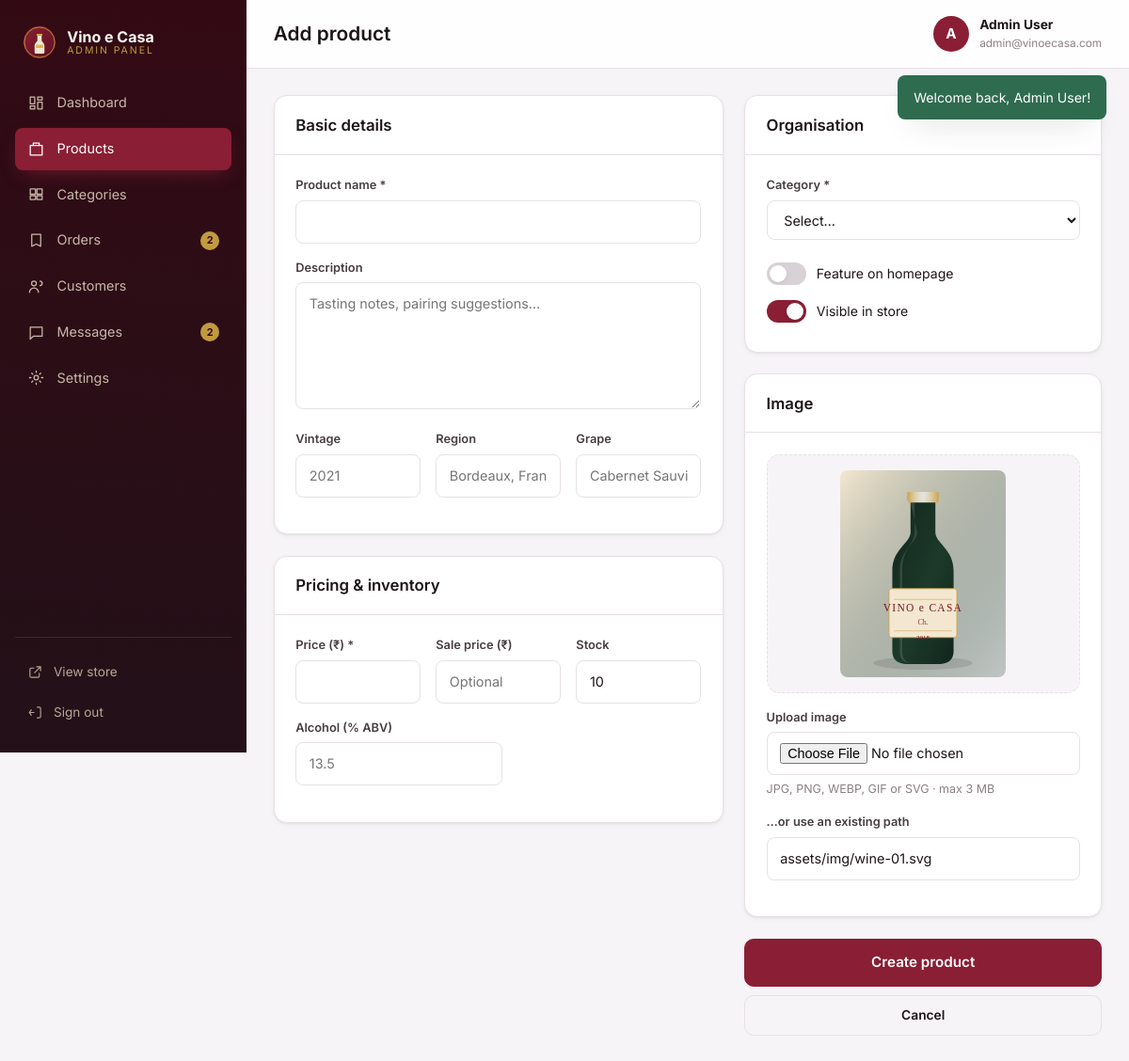
/admin/product-form.php (signed in), run on the app's committed database.
### tables this page shows
CREATE TABLE users (
  id INT UNSIGNED AUTO_INCREMENT PRIMARY KEY,
  name VARCHAR(100) NOT NULL,
  email VARCHAR(160) NOT NULL UNIQUE,
  password VARCHAR(255) NOT NULL,
  phone VARCHAR(40) DEFAULT NULL,
  role ENUM('customer','admin') NOT NULL DEFAULT 'customer',
  created_at TIMESTAMP DEFAULT CURRENT_TIMESTAMP
);

### includes/functions.php (called while the page is built, shortened)
<?php
function e(?string $value): string
{
    return htmlspecialchars((string)$value, ENT_QUOTES | ENT_SUBSTITUTE, 'UTF-8');
}
function url(string $path = ''): string
{
    return BASE_URL . '/' . ltrim($path, '/');
}
function asset(string $path): string
{
    return BASE_URL . '/assets/' . ltrim($path, '/');
}
function product_image(?string $path): string
{
    $path = $path ?: 'assets/img/wine-01.svg';
    return BASE_URL . '/' . ltrim($path, '/');
}
function setting(string $key, ?string $default = null): ?string
{
    static $settings = null;
    if ($settings === null) {
        $settings = [];
        try {
            foreach (db()->query('SELECT setting_key, setting_value FROM settings') as $row) {
                $settings[$row['setting_key']] = $row['setting_value'];
            }
        } catch (Throwable $e) {
            $settings = [];
        }
    }
    return $settings[$key] ?? $default;
}
function currency(): string
{
    return setting('currency_symbol', '₹');
}
function take_flashes(): array
{
    $flashes = $_SESSION['flash'] ?? [];
    return $flashes;
}
function current_user(): ?array
{
    static $user = null;
    if ($user !== null) {
        return $user;
    }
    $stmt = db()->prepare('SELECT id, name, email, phone, role, created_at FROM users WHERE id = ?');
    $stmt->execute([$_SESSION['user_id']]);
    $user = $stmt->fetch() ?: null;
    return $user;
}
function is_admin(): bool
{
    $user = current_user();
    return $user !== null && $user['role'] === 'admin';
}
function require_admin(): void
{
    if (!is_admin()) {
        flash('Please sign in to the admin panel.', 'warning');
        redirect('admin/login.php');
    }
}

### includes/database.php (called while the page is built, shortened)
<?php
function db(): PDO
{
    static $pdo = null;
    if ($pdo instanceof PDO) {
        return $pdo;
    }
    $dsn = sprintf('mysql:host=%s;port=%s;dbname=%s;charset=utf8mb4', DB_HOST, DB_PORT, DB_NAME);
    try {
        $pdo = new PDO($dsn, DB_USER, DB_PASS, [
            PDO::ATTR_ERRMODE            => PDO::ERRMODE_EXCEPTION,
            PDO::ATTR_DEFAULT_FETCH_MODE => PDO::FETCH_ASSOC,
            PDO::ATTR_EMULATE_PREPARES   => false,
        ]);
    } catch (PDOException $e) {
        http_response_code(500);
        if (is_ajax()) {
            header('Content-Type: application/json');
            echo json_encode(['ok' => false, 'error' => 'Database connection failed.']);
        } else {
            echo '<h1 style="font-family:sans-serif">Database connection failed</h1>';
            echo '<p style="font-family:sans-serif">' . htmlspecialchars($e->getMessage()) . '</p>';
            echo '<p style="font-family:sans-serif">Check config/config.php — is MySQL running and is the <code>wine_shop</code> database imported?</p>';
        }
        exit;
    }
    return $pdo;
}

### admin/product-form.php (the view, shortened to what this page needs)
<?php
require_once __DIR__ . '/includes/layout.php';
$id = (int)($_GET['id'] ?? 0);
$isEdit = $id > 0;
$product = [
    'name' => '', 'category_id' => '', 'description' => '', 'price' => '', 'sale_price' => '',
    'stock' => 10, 'vintage' => '', 'region' => '', 'grape' => '', 'alcohol' => '',
    'image' => 'assets/img/wine-01.svg', 'featured' => 0, 'active' => 1,
];
admin_header($isEdit ? 'Edit product' : 'Add product', 'products');
?>
<form class="product-form" method="post" action="<?= url('admin/product-form.php' . ($isEdit ? '?id=' . $id : '')) ?>" enctype="multipart/form-data">
    <div class="form-main">
        <section class="panel">
            <header class="panel__head"><h2>Basic details</h2></header>
            <div class="panel__body">
                <label class="field">
                    <span>Product name *</span>
                    <input type="text" name="name" value="<?= e((string)$product['name']) ?>" required>
                </label>
                <label class="field">
                    <span>Description</span>
                    <textarea name="description" rows="5" placeholder="Tasting notes, pairing suggestions…"><?= e((string)$product['description']) ?></textarea>
                </label>
                <div class="grid-3">
                    <label class="field">
                        <span>Vintage</span>
                        <input type="number" name="vintage" value="<?= e((string)($product['vintage'] ?? '')) ?>" min="1900" max="2100" placeholder="2021">
                    </label>
                    <label class="field">
                        <span>Region</span>
                        <input type="text" name="region" value="<?= e((string)$product['region']) ?>" placeholder="Bordeaux, France">
                    </label>
                    <label class="field">
                        <span>Grape</span>
                        <input type="text" name="grape" value="<?= e((string)$product['grape']) ?>" placeholder="Cabernet Sauvignon">
                    </label>
                </div>
            </div>
        </section>
        <section class="panel">
            <header class="panel__head"><h2>Pricing &amp; inventory</h2></header>
            <div class="panel__body">
                <div class="grid-3">
                    <label class="field">
                        <span>Price (<?= e(currency()) ?>) *</span>
                        <input type="number" name="price" step="0.01" min="0" value="<?= e((string)$product['price']) ?>" required>
                    </label>
                    <label class="field">
                        <span>Sale price (<?= e(currency()) ?>)</span>
                        <input type="number" name="sale_price" step="0.01" min="0" value="<?= e((string)($product['sale_price'] ?? '')) ?>" placeholder="Optional">
                    </label>
                    <label class="field">
                        <span>Stock</span>
                        <input type="number" name="stock" min="0" value="<?= e((string)$product['stock']) ?>">
                    </label>
                </div>
                <label class="field field--narrow">
                    <span>Alcohol (% ABV)</span>
                    <input type="number" name="alcohol" step="0.1" min="0" max="100" value="<?= e((string)($product['alcohol'] ?? '')) ?>" placeholder="13.5">
                </label>
            </div>
        </section>
    </div>
    <aside class="form-side">
        <section class="panel">
            <header class="panel__head"><h2>Organisation</h2></header>
            <div class="panel__body">
                <label class="field">
                    <span>Category *</span>
                    <select name="category_id" required>
                        <option value="">Select…</option>
                    </select>
                </label>
                <label class="switch">
                    <span class="switch__track"></span>
                    <span class="switch__label">Feature on homepage</span>
                </label>
                <label class="switch">
                    <span class="switch__track"></span>
                    <span class="switch__label">Visible in store</span>
                </label>
            </div>
        </section>
        <section class="panel">
            <header class="panel__head"><h2>Image</h2></header>
            <div class="panel__body">
                <div class="image-preview">
                    <img id="imagePreview" src="<?= e(product_image((string)$product['image'])) ?>" alt="Preview">
                </div>
                <label class="field">
                    <span>Upload image</span>
                    <input type="file" name="image_file" accept="image/*" data-image-input>
                    <small class="muted">JPG, PNG, WEBP, GIF or SVG · max 3 MB</small>
                </label>
                <label class="field">
                    <span>…or use an existing path</span>
                    <input type="text" name="image_path" value="<?= e((string)$product['image']) ?>" data-image-path>
                </label>
            </div>
        </section>
        <div class="form-actions">
            <button class="btn btn--primary btn--lg btn--block" type="submit"><?= $isEdit ? 'Save changes' : 'Create product' ?></button>
            <a class="btn btn--ghost btn--block" href="<?= url('admin/products.php') ?>">Cancel</a>
        </div>
    </aside>
</form>
<?php admin_footer(); ?>

### admin/includes/layout.php (shortened to what this page needs)
<?php
require_admin();
function admin_nav(): array
{
    return [
        'dashboard'  => ['Dashboard', 'admin/index.php', '<path d="M4 13h6V4H4zM14 20h6v-9h-6zM4 20h6v-4H4zM14 8h6V4h-6z"/>'],
        'products'   => ['Products', 'admin/products.php', '<path d="M4 7h16v13H4zM8 7V4h8v3"/>'],
        'categories' => ['Categories', 'admin/categories.php', '<path d="M4 5h7v7H4zM13 5h7v7h-7zM4 14h7v5H4zM13 14h7v5h-7z"/>'],
        'orders'     => ['Orders', 'admin/orders.php', '<path d="M6 4h12v16l-6-3-6 3z"/>'],
        'customers'  => ['Customers', 'admin/customers.php', '<circle cx="9" cy="8" r="3.2"/><path d="M3 20c0-3.3 2.7-6 6-6s6 2.7 6 6M17 11a3 3 0 1 0 0-6"/>'],
        'messages'   => ['Messages', 'admin/messages.php', '<path d="M4 5h16v12H8l-4 4z"/>'],
        'settings'   => ['Settings', 'admin/settings.php', '<circle cx="12" cy="12" r="3"/><path d="M12 3v2M12 19v2M3 12h2M19 12h2M6 6l1.5 1.5M16.5 16.5 18 18M18 6l-1.5 1.5M7.5 16.5 6 18"/>'],
    ];
}
function admin_header(string $title, string $active = ''): void
{
    $user = current_user();
    $pendingOrders = 0;
    $unreadMessages = 0;
    try {
        $pendingOrders = (int)db()->query("SELECT COUNT(*) FROM orders WHERE status IN ('pending','processing')")->fetchColumn();
        $unreadMessages = (int)db()->query('SELECT COUNT(*) FROM contact_messages WHERE is_read = 0')->fetchColumn();
    } catch (Throwable $e) {
    }
    $counts = ['orders' => $pendingOrders, 'messages' => $unreadMessages];
    ?>
    <!DOCTYPE html>
    <html lang="en">
    <head>
        <title><?= e($title) ?> · Admin — <?= e(setting('shop_name', 'Vino e Casa')) ?></title>
        <link rel="stylesheet" href="<?= asset('css/admin.css') ?>">
    </head>
    <body class="admin">
    <aside class="sidebar" data-sidebar>
        <div class="sidebar__brand">
            <img src="<?= asset('img/logo.svg') ?>" alt="" width="34" height="34">
            <span><strong><?= e(setting('shop_name', 'Vino e Casa')) ?></strong><small>Admin panel</small></span>
        </div>
        <nav class="sidebar__nav">
            <?php foreach (admin_nav() as $key => [$label, $href, $icon]): ?>
                <a href="<?= url($href) ?>" class="<?= $active === $key ? 'is-active' : '' ?>">
                    <svg viewBox="0 0 24 24" aria-hidden="true"><?= $icon ?></svg>
                    <span><?= e($label) ?></span>
                    <?php if (isset($counts[$key]) && $counts[$key] > 0): ?><b class="nav-count"><?= (int)$counts[$key] ?></b><?php endif; ?>
                </a>
            <?php endforeach; ?>
        </nav>
        <div class="sidebar__foot">
            <a href="<?= url('index.php') ?>" target="_blank" rel="noopener">
                <svg viewBox="0 0 24 24" aria-hidden="true"><path d="M14 4h6v6M20 4l-9 9M10 6H6a2 2 0 0 0-2 2v10a2 2 0 0 0 2 2h10a2 2 0 0 0 2-2v-4"/></svg>
                View store
            </a>
            <a href="<?= url('admin/logout.php') ?>">
                <svg viewBox="0 0 24 24" aria-hidden="true"><path d="M15 4h3a2 2 0 0 1 2 2v12a2 2 0 0 1-2 2h-3M10 12H3M6 8l-3 4 3 4"/></svg>
                Sign out
            </a>
        </div>
    </aside>
    <div class="admin-main">
        <header class="topbar">
            <h1><?= e($title) ?></h1>
            <div class="topbar__user">
                <span class="avatar"><?= e(mb_substr($user['name'], 0, 1)) ?></span>
                <div><strong><?= e($user['name']) ?></strong><small><?= e($user['email']) ?></small></div>
            </div>
        </header>
        <div class="toast-stack" data-toast-stack>
            <?php foreach (take_flashes() as $f): ?>
                <div class="toast toast--<?= e($f['type']) ?>"><?= e($f['message']) ?></div>
            <?php endforeach; ?>
        </div>
        <main class="admin-content" id="admin-main">
<?php
}
function admin_footer(): void
{
    ?>
        </main>
    </div>
    </body>
    </html>
<?php
}

### data on the page
users: name "A", name "Admin User", email "admin@vinoecasa.com"

### other printed values
setting('shop_name', 'Vino e Casa') "Vino e Casa"
$label "Dashboard"
$label "Products"
$label "Categories"
$label "Orders"
$counts[$key] "2"
$label "Customers"
$label "Messages"
$label "Settings"
$title "Add product"
$f['message'] "Welcome back, Admin User!"
currency() "₹"
